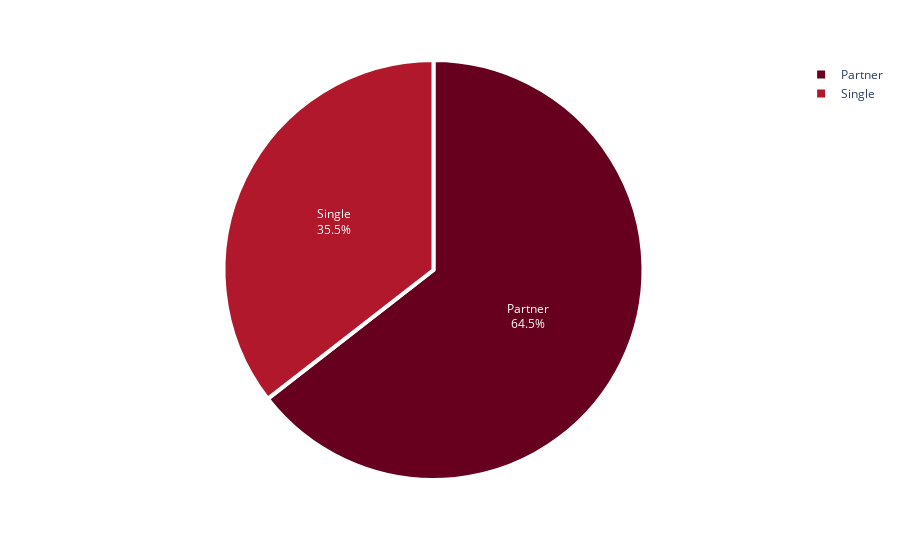

The code cell stored with this chart in its notebook:
### Markdown cell above
### Marital Status

### Code cell
maritalstatus = customer.Marital_Status.value_counts()

fig = px.pie(maritalstatus, 
             values = maritalstatus.values, 
             names = maritalstatus.index,
             color_discrete_sequence=px.colors.sequential.RdBu)
fig.update_traces(textposition='inside', textinfo='percent+label', 
                  marker = dict(line = dict(color = 'white', width = 4)))
fig.show()

### Figure 1 — Plotly figure (JSON) as saved in the notebook; plotly's stock layout.template omitted (floating-point values rounded to 4 significant figures)
{"data": [{"domain": {"x": [0, 1], "y": [0, 1]}, "hovertemplate": "Marital_Status=%{label}<br>value=%{value}<extra></extra>", "labels": ["Partner", "Single"], "legendgroup": "", "marker": {"line": {"color": "white", "width": 4}}, "name": "", "showlegend": true, "textinfo": "percent+label", "textposition": "inside", "type": "pie", "values": [1422, 783]}], "layout": {"legend": {"tracegroupgap": 0}, "margin": {"t": 60}, "piecolorway": ["rgb(103,0,31)", "rgb(178,24,43)", "rgb(214,96,77)", "rgb(244,165,130)", "rgb(253,219,199)", "rgb(247,247,247)", "rgb(209,229,240)", "rgb(146,197,222)", "rgb(67,147,195)", "rgb(33,102,172)", "rgb(5,48,97)"]}}
